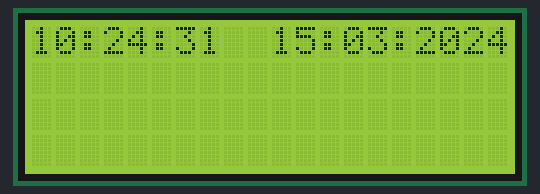
This sketch was run on a simulated Arduino Uno, built with avr-gcc and run on an emulated ATmega328P. Parts: 20×4 character LCD. The local clock reads 2024-03-15 10:24:30 at power-on unless the sketch sets it; what the sketch prints to the serial monitor is not drawn.

Above: at 1.1 s.
At 6.0 s:
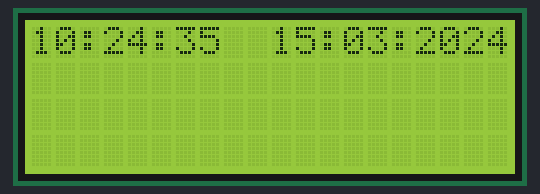
At 10.9 s:
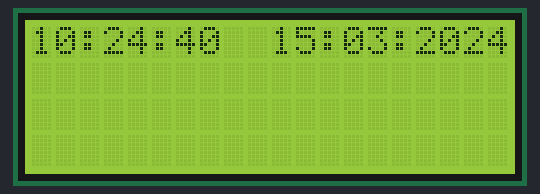
At 14.5 s:
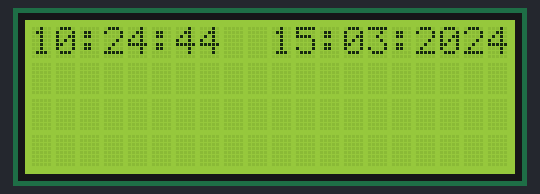
At 20.6 s:
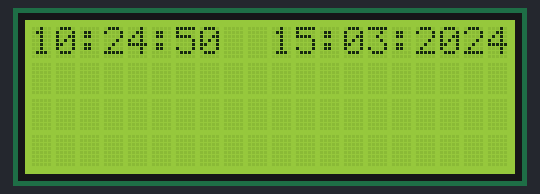
At 35.3 s:
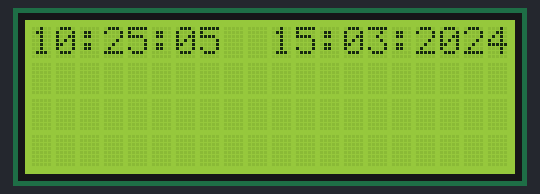

Measured:
- what the display in image 3 shows lasts 1.2 s, from 14.5 s to 15.7 s

The sketch:

RTC_DS3231.ino
```cpp
#include <DS3231.h>
#include <Wire.h>
#include <LiquidCrystal_I2C.h>

#define TAMPIL_SERIAL true
#define SDA A4
#define SCL A5

DS3231  rtc(SDA, SCL);

LiquidCrystal_I2C lcd(0x27, 20, 4); // Alamat I2C, Kolom, Baris

Time  t;

const uint16_t INTERVAL = 998;

unsigned long timer = 0;

#if TAMPIL_SERIAL

void tampilSerial() {
  Serial.print("Today is the ");
  Serial.print(t.date, DEC);
  Serial.print(". day of ");
  Serial.print(rtc.getMonthStr());
  Serial.print(" in the year ");
  Serial.print(t.year, DEC);
  Serial.println(".");

  // Send Day-of-Week and time
  Serial.print("It is the ");
  Serial.print(t.dow, DEC);
  Serial.print(". day of the week (counting monday as the 1th), and it has passed ");
  Serial.print(t.hour, DEC);
  Serial.print(" hour(s), ");
  Serial.print(t.min, DEC);
  Serial.print(" minute(s) and ");
  Serial.print(t.sec, DEC);
  Serial.println(" second(s) since midnight.");

  // Send a divider for readability
  Serial.println("  -  -  -  -  -  -  -  -  -  -  -  -  -  -  -  -  -  -  -  -  -");
}
#endif

void tampilLCD() {
  // =============== WAKTU =============== //
  // tampilkan hh:mm:ss
  // JAM
  if (t.hour < 10) {
    lcd.setCursor(0, 0);  lcd.print('0');
    lcd.setCursor(1, 0);  lcd.print(t.hour);
  }
  else {
    lcd.setCursor(0, 0);  lcd.print(t.hour);
  }

  lcd.setCursor(2, 0);  lcd.print(':');

  // MENIT
  if (t.min < 10) {
    lcd.setCursor(3, 0);  lcd.print('0');
    lcd.setCursor(4, 0);  lcd.print(t.min);
  }
  else {
    lcd.setCursor(3, 0);  lcd.print(t.min);
  }

  lcd.setCursor(5, 0);  lcd.print(':');

  // DETIK
  if (t.sec < 10) {
    lcd.setCursor(6, 0);  lcd.print('0');
    lcd.setCursor(7, 0);  lcd.print(t.sec);
  }
  else {
    lcd.setCursor(6, 0);  lcd.print(t.sec);
  }

  // tampilkan dd:mm:yy
  // TANGGAL
  if (t.date < 10) {
    lcd.setCursor(10, 0); lcd.print('0');
    lcd.setCursor(11, 0); lcd.print(t.date);
  }
  else {
    lcd.setCursor(10, 0); lcd.print(t.date);
  }

  lcd.setCursor(12, 0); lcd.print(':');

  // BULAN
  if (t.mon < 10) {
    lcd.setCursor(13, 0); lcd.print('0');
    lcd.setCursor(14, 0); lcd.print(t.mon);
  }
  else {
    lcd.setCursor(13, 0); lcd.print(t.mon);
  }

  lcd.setCursor(15, 0); lcd.print(':');

  // TAHUN
  lcd.setCursor(16, 0); lcd.print(t.year);

  // ===================================== //
}

void setup() {
#if TAMPIL_SERIAL
  Serial.begin(9600);
#endif

  lcd.init();
  lcd.backlight();

  rtc.begin();

  // The following lines can be uncommented to set the date and time
  //rtc.setDOW(SUNDAY);     // Set Day-of-Week to SUNDAY
  //rtc.setTime(1, 49, 0);     // Set the time to 12:00:00 (24hr format)
  //rtc.setDate(4, 10, 2020);   // Set the date to January 1st, 2014

  timer = millis();
}


void loop() {
  t = rtc.getTime();  // Get data from the DS3231

  if (millis() - timer > INTERVAL) {
    tampilLCD();

#if TAMPIL_SERIAL
    tampilSerial();
#endif

    timer = millis();
  }
}
```
